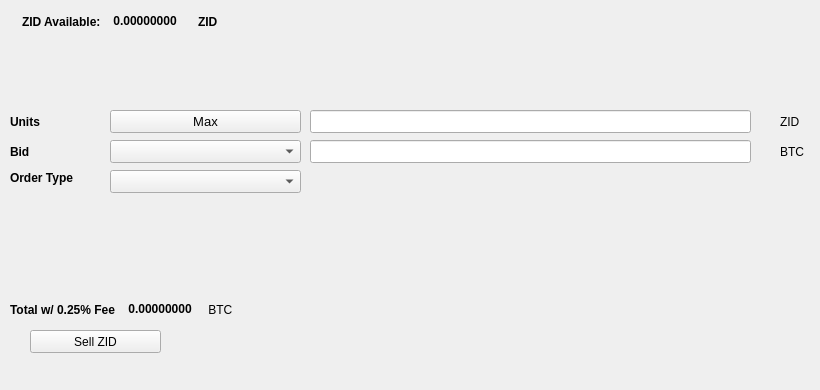
   <widget class="QWidget" name="SellTab">
    <attribute name="title">
     <string>Sell</string>
    </attribute>
    <widget class="QLabel" name="label_16">
     <property name="geometry">
      <rect>
       <x>780</x>
       <y>140</y>
       <width>31</width>
       <height>23</height>
      </rect>
     </property>
     <property name="text">
      <string>BTC</string>
     </property>
    </widget>
    <widget class="QComboBox" name="SellBidcomboBox">
     <property name="geometry">
      <rect>
       <x>110</x>
       <y>140</y>
       <width>191</width>
       <height>23</height>
      </rect>
     </property>
     <property name="font">
      <font>
       <pointsize>10</pointsize>
      </font>
     </property>
    </widget>
    <widget class="QLabel" name="label_18">
     <property name="geometry">
      <rect>
       <x>10</x>
       <y>110</y>
       <width>46</width>
       <height>23</height>
      </rect>
     </property>
     <property name="font">
      <font>
       <weight>75</weight>
       <bold>true</bold>
      </font>
     </property>
     <property name="text">
      <string>Units</string>
     </property>
    </widget>
    <widget class="QPushButton" name="Sell_Max_Amount">
     <property name="geometry">
      <rect>
       <x>110</x>
       <y>110</y>
       <width>191</width>
       <height>23</height>
      </rect>
     </property>
     <property name="font">
      <font>
       <pointsize>10</pointsize>
      </font>
     </property>
     <property name="text">
      <string>Max</string>
     </property>
    </widget>
    <widget class="QLabel" name="label_20">
     <property name="geometry">
      <rect>
       <x>10</x>
       <y>170</y>
       <width>91</width>
       <height>16</height>
      </rect>
     </property>
     <property name="font">
      <font>
       <weight>75</weight>
       <bold>true</bold>
      </font>
     </property>
     <property name="text">
      <string>Order Type</string>
     </property>
    </widget>
    <widget class="QComboBox" name="SellOrdertypeCombo">
     <property name="geometry">
      <rect>
       <x>110</x>
       <y>170</y>
       <width>191</width>
       <height>23</height>
      </rect>
     </property>
     <property name="font">
      <font>
       <pointsize>10</pointsize>
      </font>
     </property>
    </widget>
    <widget class="QLabel" name="label_21">
     <property name="geometry">
      <rect>
       <x>10</x>
       <y>140</y>
       <width>46</width>
       <height>23</height>
      </rect>
     </property>
     <property name="font">
      <font>
       <weight>75</weight>
       <bold>true</bold>
      </font>
     </property>
     <property name="text">
      <string>Bid</string>
     </property>
    </widget>
    <widget class="QLabel" name="label_22">
     <property name="geometry">
      <rect>
       <x>780</x>
       <y>110</y>
       <width>31</width>
       <height>23</height>
      </rect>
     </property>
     <property name="text">
      <string>ZID</string>
     </property>
    </widget>
    <widget class="QLineEdit" name="UnitsInputZID">
     <property name="geometry">
      <rect>
       <x>310</x>
       <y>110</y>
       <width>441</width>
       <height>23</height>
      </rect>
     </property>
     <property name="font">
      <font>
       <pointsize>9</pointsize>
       <weight>75</weight>
       <bold>true</bold>
      </font>
     </property>
    </widget>
    <widget class="QLineEdit" name="SellBidPriceEdit">
     <property name="geometry">
      <rect>
       <x>310</x>
       <y>140</y>
       <width>441</width>
       <height>23</height>
      </rect>
     </property>
     <property name="font">
      <font>
       <pointsize>9</pointsize>
       <weight>75</weight>
       <bold>true</bold>
      </font>
     </property>
    </widget>
    <widget class="QPushButton" name="SellZIDBTN">
     <property name="geometry">
      <rect>
       <x>30</x>
       <y>330</y>
       <width>131</width>
       <height>23</height>
      </rect>
     </property>
     <property name="text">
      <string>Sell ZID</string>
     </property>
     <property name="icon">
      <iconset resource="../zid">
       <normaloff>:/icons/bitcoin</normaloff>:/icons/bitcoin</iconset>
     </property>
    </widget>
    <widget class="QWidget" name="layoutWidget3">
     <property name="geometry">
      <rect>
       <x>22</x>
       <y>12</y>
       <width>258</width>
       <height>19</height>
      </rect>
     </property>
     <layout class="QHBoxLayout" name="horizontalLayout">
      <item>
       <widget class="QLabel" name="label232_2">
        <property name="font">
         <font>
          <weight>75</weight>
          <bold>true</bold>
         </font>
        </property>
        <property name="text">
         <string>ZID Available:</string>
        </property>
       </widget>
      </item>
      <item>
       <widget class="QLabel" name="ZIDAvailableLabel">
        <property name="palette">
         <palette>
          <active>
           <colorrole role="WindowText">
            <brush brushstyle="SolidPattern">
             <color alpha="255">
              <red>0</red>
              <green>0</green>
              <blue>0</blue>
             </color>
            </brush>
           </colorrole>
           <colorrole role="Button">
            <brush brushstyle="SolidPattern">
             <color alpha="255">
              <red>0</red>
              <green>170</green>
              <blue>0</blue>
             </color>
            </brush>
           </colorrole>
           <colorrole role="Light">
            <brush brushstyle="SolidPattern">
             <color alpha="255">
              <red>0</red>
              <green>255</green>
              <blue>0</blue>
             </color>
            </brush>
           </colorrole>
           <colorrole role="Midlight">
            <brush brushstyle="SolidPattern">
             <color alpha="255">
              <red>0</red>
              <green>212</green>
              <blue>0</blue>
             </color>
            </brush>
           </colorrole>
           <colorrole role="Dark">
            <brush brushstyle="SolidPattern">
             <color alpha="255">
              <red>0</red>
              <green>85</green>
              <blue>0</blue>
             </color>
            </brush>
           </colorrole>
           <colorrole role="Mid">
            <brush brushstyle="SolidPattern">
             <color alpha="255">
              <red>0</red>
              <green>113</green>
              <blue>0</blue>
             </color>
            </brush>
           </colorrole>
           <colorrole role="Text">
            <brush brushstyle="SolidPattern">
             <color alpha="255">
              <red>0</red>
              <green>170</green>
              <blue>0</blue>
             </color>
            </brush>
           </colorrole>
           <colorrole role="BrightText">
            <brush brushstyle="SolidPattern">
             <color alpha="255">
              <red>255</red>
              <green>255</green>
              <blue>255</blue>
             </color>
            </brush>
           </colorrole>
           <colorrole role="ButtonText">
            <brush brushstyle="SolidPattern">
             <color alpha="255">
              <red>0</red>
              <green>0</green>
              <blue>0</blue>
             </color>
            </brush>
           </colorrole>
           <colorrole role="Base">
            <brush brushstyle="SolidPattern">
             <color alpha="255">
              <red>255</red>
              <green>255</green>
              <blue>255</blue>
             </color>
            </brush>
           </colorrole>
           <colorrole role="Window">
            <brush brushstyle="SolidPattern">
             <color alpha="255">
              <red>0</red>
              <green>170</green>
              <blue>0</blue>
             </color>
            </brush>
           </colorrole>
           <colorrole role="Shadow">
            <brush brushstyle="SolidPattern">
             <color alpha="255">
              <red>0</red>
              <green>0</green>
              <blue>0</blue>
             </color>
            </brush>
           </colorrole>
           <colorrole role="AlternateBase">
            <brush brushstyle="SolidPattern">
             <color alpha="255">
              <red>127</red>
              <green>212</green>
              <blue>127</blue>
             </color>
            </brush>
           </colorrole>
           <colorrole role="ToolTipBase">
            <brush brushstyle="SolidPattern">
             <color alpha="255">
              <red>255</red>
              <green>255</green>
              <blue>220</blue>
             </color>
            </brush>
           </colorrole>
           <colorrole role="ToolTipText">
            <brush brushstyle="SolidPattern">
             <color alpha="255">
              <red>0</red>
              <green>0</green>
              <blue>0</blue>
             </color>
            </brush>
           </colorrole>
          </active>
          <inactive>
           <colorrole role="WindowText">
            <brush brushstyle="SolidPattern">
             <color alpha="255">
              <red>0</red>
              <green>0</green>
              <blue>0</blue>
             </color>
            </brush>
           </colorrole>
           <colorrole role="Button">
            <brush brushstyle="SolidPattern">
             <color alpha="255">
              <red>0</red>
              <green>170</green>
              <blue>0</blue>
             </color>
            </brush>
           </colorrole>
           <colorrole role="Light">
            <brush brushstyle="SolidPattern">
             <color alpha="255">
              <red>0</red>
              <green>255</green>
              <blue>0</blue>
             </color>
            </brush>
           </colorrole>
           <colorrole role="Midlight">
            <brush brushstyle="SolidPattern">
             <color alpha="255">
              <red>0</red>
              <green>212</green>
              <blue>0</blue>
             </color>
            </brush>
           </colorrole>
           <colorrole role="Dark">
            <brush brushstyle="SolidPattern">
             <color alpha="255">
              <red>0</red>
              <green>85</green>
              <blue>0</blue>
             </color>
            </brush>
           </colorrole>
           <colorrole role="Mid">
            <brush brushstyle="SolidPattern">
             <color alpha="255">
              <red>0</red>
              <green>113</green>
              <blue>0</blue>
             </color>
            </brush>
           </colorrole>
           <colorrole role="Text">
            <brush brushstyle="SolidPattern">
             <color alpha="255">
              <red>0</red>
              <green>170</green>
              <blue>0</blue>
             </color>
            </brush>
           </colorrole>
           <colorrole role="BrightText">
            <brush brushstyle="SolidPattern">
             <color alpha="255">
              <red>255</red>
              <green>255</green>
              <blue>255</blue>
             </color>
            </brush>
           </colorrole>
           <colorrole role="ButtonText">
            <brush brushstyle="SolidPattern">
             <color alpha="255">
              <red>0</red>
              <green>0</green>
              <blue>0</blue>
             </color>
            </brush>
           </colorrole>
           <colorrole role="Base">
            <brush brushstyle="SolidPattern">
             <color alpha="255">
              <red>255</red>
              <green>255</green>
              <blue>255</blue>
             </color>
            </brush>
           </colorrole>
           <colorrole role="Window">
            <brush brushstyle="SolidPattern">
             <color alpha="255">
              <red>0</red>
              <green>170</green>
              <blue>0</blue>
             </color>
            </brush>
           </colorrole>
           <colorrole role="Shadow">
            <brush brushstyle="SolidPattern">
             <color alpha="255">
              <red>0</red>
              <green>0</green>
              <blue>0</blue>
             </color>
            </brush>
           </colorrole>
           <colorrole role="AlternateBase">
            <brush brushstyle="SolidPattern">
             <color alpha="255">
              <red>127</red>
              <green>212</green>
              <blue>127</blue>
             </color>
            </brush>
           </colorrole>
           <colorrole role="ToolTipBase">
            <brush brushstyle="SolidPattern">
             <color alpha="255">
              <red>255</red>
              <green>255</green>
              <blue>220</blue>
             </color>
            </brush>
           </colorrole>
           <colorrole role="ToolTipText">
            <brush brushstyle="SolidPattern">
             <color alpha="255">
              <red>0</red>
              <green>0</green>
              <blue>0</blue>
             </color>
            </brush>
           </colorrole>
          </inactive>
          <disabled>
           <colorrole role="WindowText">
            <brush brushstyle="SolidPattern">
             <color alpha="255">
              <red>0</red>
              <green>85</green>
              <blue>0</blue>
             </color>
            </brush>
           </colorrole>
           <colorrole role="Button">
            <brush brushstyle="SolidPattern">
             <color alpha="255">
              <red>0</red>
              <green>170</green>
              <blue>0</blue>
             </color>
            </brush>
           </colorrole>
           <colorrole role="Light">
            <brush brushstyle="SolidPattern">
             <color alpha="255">
              <red>0</red>
              <green>255</green>
              <blue>0</blue>
             </color>
            </brush>
           </colorrole>
           <colorrole role="Midlight">
            <brush brushstyle="SolidPattern">
             <color alpha="255">
              <red>0</red>
              <green>212</green>
              <blue>0</blue>
             </color>
            </brush>
           </colorrole>
           <colorrole role="Dark">
            <brush brushstyle="SolidPattern">
             <color alpha="255">
              <red>0</red>
              <green>85</green>
              <blue>0</blue>
             </color>
            </brush>
           </colorrole>
           <colorrole role="Mid">
            <brush brushstyle="SolidPattern">
             <color alpha="255">
              <red>0</red>
              <green>113</green>
              <blue>0</blue>
             </color>
            </brush>
           </colorrole>
           <colorrole role="Text">
            <brush brushstyle="SolidPattern">
             <color alpha="255">
              <red>0</red>
              <green>85</green>
              <blue>0</blue>
             </color>
            </brush>
           </colorrole>
           <colorrole role="BrightText">
            <brush brushstyle="SolidPattern">
             <color alpha="255">
              <red>255</red>
              <green>255</green>
              <blue>255</blue>
             </color>
            </brush>
           </colorrole>
           <colorrole role="ButtonText">
            <brush brushstyle="SolidPattern">
             <color alpha="255">
              <red>0</red>
              <green>85</green>
              <blue>0</blue>
             </color>
            </brush>
           </colorrole>
           <colorrole role="Base">
            <brush brushstyle="SolidPattern">
             <color alpha="255">
              <red>0</red>
              <green>170</green>
              <blue>0</blue>
             </color>
            </brush>
           </colorrole>
           <colorrole role="Window">
            <brush brushstyle="SolidPattern">
             <color alpha="255">
              <red>0</red>
              <green>170</green>
              <blue>0</blue>
             </color>
            </brush>
           </colorrole>
           <colorrole role="Shadow">
            <brush brushstyle="SolidPattern">
             <color alpha="255">
              <red>0</red>
              <green>0</green>
              <blue>0</blue>
             </color>
            </brush>
           </colorrole>
           <colorrole role="AlternateBase">
            <brush brushstyle="SolidPattern">
             <color alpha="255">
              <red>0</red>
              <green>170</green>
              <blue>0</blue>
             </color>
            </brush>
           </colorrole>
           <colorrole role="ToolTipBase">
            <brush brushstyle="SolidPattern">
             <color alpha="255">
              <red>255</red>
              <green>255</green>
              <blue>220</blue>
             </color>
            </brush>
           </colorrole>
           <colorrole role="ToolTipText">
            <brush brushstyle="SolidPattern">
             <color alpha="255">
              <red>0</red>
              <green>0</green>
              <blue>0</blue>
             </color>
            </brush>
           </colorrole>
          </disabled>
         </palette>
        </property>
        <property name="font">
         <font>
          <weight>75</weight>
          <bold>true</bold>
         </font>
        </property>
        <property name="text">
         <string> 0.00000000 </string>
        </property>
        <property name="textInteractionFlags">
         <set>Qt::LinksAccessibleByMouse|Qt::TextSelectableByKeyboard|Qt::TextSelectableByMouse</set>
        </property>
       </widget>
      </item>
      <item>
       <widget class="QLabel" name="labelZID">
        <property name="font">
         <font>
          <weight>75</weight>
          <bold>true</bold>
         </font>
        </property>
        <property name="text">
         <string>ZID</string>
        </property>
       </widget>
      </item>
     </layout>
    </widget>
    <widget class="QWidget" name="layoutWidget">
     <property name="geometry">
      <rect>
       <x>10</x>
       <y>300</y>
       <width>268</width>
       <height>19</height>
      </rect>
     </property>
     <layout class="QHBoxLayout" name="horizontalLayout_2">
      <item>
       <widget class="QLabel" name="label_19">
        <property name="font">
         <font>
          <weight>75</weight>
          <bold>true</bold>
         </font>
        </property>
        <property name="text">
         <string>Total w/ 0.25% Fee </string>
        </property>
       </widget>
      </item>
      <item>
       <widget class="QLabel" name="SellCostLabel">
        <property name="palette">
         <palette>
          <active>
           <colorrole role="WindowText">
            <brush brushstyle="SolidPattern">
             <color alpha="255">
              <red>0</red>
              <green>0</green>
              <blue>0</blue>
             </color>
            </brush>
           </colorrole>
           <colorrole role="Button">
            <brush brushstyle="SolidPattern">
             <color alpha="255">
              <red>0</red>
              <green>170</green>
              <blue>0</blue>
             </color>
            </brush>
           </colorrole>
           <colorrole role="Light">
            <brush brushstyle="SolidPattern">
             <color alpha="255">
              <red>0</red>
              <green>255</green>
              <blue>0</blue>
             </color>
            </brush>
           </colorrole>
           <colorrole role="Midlight">
            <brush brushstyle="SolidPattern">
             <color alpha="255">
              <red>0</red>
              <green>212</green>
              <blue>0</blue>
             </color>
            </brush>
           </colorrole>
           <colorrole role="Dark">
            <brush brushstyle="SolidPattern">
             <color alpha="255">
              <red>0</red>
              <green>85</green>
              <blue>0</blue>
             </color>
            </brush>
           </colorrole>
           <colorrole role="Mid">
            <brush brushstyle="SolidPattern">
             <color alpha="255">
              <red>0</red>
              <green>113</green>
              <blue>0</blue>
             </color>
            </brush>
           </colorrole>
           <colorrole role="Text">
            <brush brushstyle="SolidPattern">
             <color alpha="255">
              <red>0</red>
              <green>170</green>
              <blue>0</blue>
             </color>
            </brush>
           </colorrole>
           <colorrole role="BrightText">
            <brush brushstyle="SolidPattern">
             <color alpha="255">
              <red>255</red>
              <green>255</green>
              <blue>255</blue>
             </color>
            </brush>
           </colorrole>
           <colorrole role="ButtonText">
            <brush brushstyle="SolidPattern">
             <color alpha="255">
              <red>0</red>
              <green>0</green>
              <blue>0</blue>
             </color>
            </brush>
           </colorrole>
           <colorrole role="Base">
            <brush brushstyle="SolidPattern">
             <color alpha="255">
              <red>255</red>
              <green>255</green>
              <blue>255</blue>
             </color>
            </brush>
           </colorrole>
           <colorrole role="Window">
            <brush brushstyle="SolidPattern">
             <color alpha="255">
              <red>0</red>
              <green>170</green>
              <blue>0</blue>
             </color>
            </brush>
           </colorrole>
           <colorrole role="Shadow">
            <brush brushstyle="SolidPattern">
             <color alpha="255">
              <red>0</red>
              <green>0</green>
              <blue>0</blue>
             </color>
            </brush>
           </colorrole>
           <colorrole role="AlternateBase">
            <brush brushstyle="SolidPattern">
             <color alpha="255">
              <red>127</red>
              <green>212</green>
              <blue>127</blue>
             </color>
            </brush>
           </colorrole>
           <colorrole role="ToolTipBase">
            <brush brushstyle="SolidPattern">
             <color alpha="255">
              <red>255</red>
              <green>255</green>
              <blue>220</blue>
             </color>
            </brush>
           </colorrole>
           <colorrole role="ToolTipText">
            <brush brushstyle="SolidPattern">
             <color alpha="255">
              <red>0</red>
              <green>0</green>
              <blue>0</blue>
             </color>
            </brush>
           </colorrole>
          </active>
          <inactive>
           <colorrole role="WindowText">
            <brush brushstyle="SolidPattern">
             <color alpha="255">
              <red>0</red>
              <green>0</green>
              <blue>0</blue>
             </color>
            </brush>
           </colorrole>
           <colorrole role="Button">
            <brush brushstyle="SolidPattern">
             <color alpha="255">
              <red>0</red>
              <green>170</green>
              <blue>0</blue>
             </color>
            </brush>
           </colorrole>
           <colorrole role="Light">
            <brush brushstyle="SolidPattern">
             <color alpha="255">
              <red>0</red>
              <green>255</green>
              <blue>0</blue>
             </color>
            </brush>
           </colorrole>
           <colorrole role="Midlight">
            <brush brushstyle="SolidPattern">
             <color alpha="255">
              <red>0</red>
              <green>212</green>
              <blue>0</blue>
             </color>
            </brush>
           </colorrole>
           <colorrole role="Dark">
            <brush brushstyle="SolidPattern">
             <color alpha="255">
              <red>0</red>
              <green>85</green>
              <blue>0</blue>
             </color>
            </brush>
           </colorrole>
           <colorrole role="Mid">
            <brush brushstyle="SolidPattern">
             <color alpha="255">
              <red>0</red>
              <green>113</green>
              <blue>0</blue>
             </color>
            </brush>
           </colorrole>
           <colorrole role="Text">
            <brush brushstyle="SolidPattern">
             <color alpha="255">
              <red>0</red>
              <green>170</green>
              <blue>0</blue>
             </color>
            </brush>
           </colorrole>
           <colorrole role="BrightText">
            <brush brushstyle="SolidPattern">
             <color alpha="255">
              <red>255</red>
              <green>255</green>
              <blue>255</blue>
             </color>
            </brush>
           </colorrole>
           <colorrole role="ButtonText">
            <brush brushstyle="SolidPattern">
             <color alpha="255">
              <red>0</red>
              <green>0</green>
              <blue>0</blue>
             </color>
            </brush>
           </colorrole>
           <colorrole role="Base">
            <brush brushstyle="SolidPattern">
             <color alpha="255">
              <red>255</red>
              <green>255</green>
              <blue>255</blue>
             </color>
            </brush>
           </colorrole>
           <colorrole role="Window">
            <brush brushstyle="SolidPattern">
             <color alpha="255">
              <red>0</red>
              <green>170</green>
              <blue>0</blue>
             </color>
            </brush>
           </colorrole>
           <colorrole role="Shadow">
            <brush brushstyle="SolidPattern">
             <color alpha="255">
              <red>0</red>
              <green>0</green>
              <blue>0</blue>
             </color>
            </brush>
           </colorrole>
           <colorrole role="AlternateBase">
            <brush brushstyle="SolidPattern">
             <color alpha="255">
              <red>127</red>
              <green>212</green>
              <blue>127</blue>
             </color>
            </brush>
           </colorrole>
           <colorrole role="ToolTipBase">
            <brush brushstyle="SolidPattern">
             <color alpha="255">
              <red>255</red>
              <green>255</green>
              <blue>220</blue>
             </color>
            </brush>
           </colorrole>
           <colorrole role="ToolTipText">
            <brush brushstyle="SolidPattern">
             <color alpha="255">
              <red>0</red>
              <green>0</green>
              <blue>0</blue>
             </color>
            </brush>
           </colorrole>
          </inactive>
          <disabled>
           <colorrole role="WindowText">
            <brush brushstyle="SolidPattern">
             <color alpha="255">
              <red>0</red>
              <green>85</green>
              <blue>0</blue>
             </color>
            </brush>
           </colorrole>
           <colorrole role="Button">
            <brush brushstyle="SolidPattern">
             <color alpha="255">
              <red>0</red>
              <green>170</green>
              <blue>0</blue>
             </color>
            </brush>
           </colorrole>
           <colorrole role="Light">
            <brush brushstyle="SolidPattern">
             <color alpha="255">
              <red>0</red>
              <green>255</green>
              <blue>0</blue>
             </color>
            </brush>
           </colorrole>
           <colorrole role="Midlight">
            <brush brushstyle="SolidPattern">
             <color alpha="255">
              <red>0</red>
              <green>212</green>
              <blue>0</blue>
             </color>
            </brush>
           </colorrole>
           <colorrole role="Dark">
            <brush brushstyle="SolidPattern">
             <color alpha="255">
              <red>0</red>
              <green>85</green>
              <blue>0</blue>
             </color>
            </brush>
           </colorrole>
           <colorrole role="Mid">
            <brush brushstyle="SolidPattern">
             <color alpha="255">
              <red>0</red>
              <green>113</green>
              <blue>0</blue>
             </color>
            </brush>
           </colorrole>
           <colorrole role="Text">
            <brush brushstyle="SolidPattern">
             <color alpha="255">
              <red>0</red>
              <green>85</green>
              <blue>0</blue>
             </color>
            </brush>
           </colorrole>
           <colorrole role="BrightText">
            <brush brushstyle="SolidPattern">
             <color alpha="255">
              <red>255</red>
              <green>255</green>
              <blue>255</blue>
             </color>
            </brush>
           </colorrole>
           <colorrole role="ButtonText">
            <brush brushstyle="SolidPattern">
             <color alpha="255">
              <red>0</red>
              <green>85</green>
              <blue>0</blue>
             </color>
            </brush>
           </colorrole>
           <colorrole role="Base">
            <brush brushstyle="SolidPattern">
             <color alpha="255">
              <red>0</red>
              <green>170</green>
              <blue>0</blue>
             </color>
            </brush>
           </colorrole>
           <colorrole role="Window">
            <brush brushstyle="SolidPattern">
             <color alpha="255">
              <red>0</red>
              <green>170</green>
              <blue>0</blue>
             </color>
            </brush>
           </colorrole>
           <colorrole role="Shadow">
            <brush brushstyle="SolidPattern">
             <color alpha="255">
              <red>0</red>
              <green>0</green>
              <blue>0</blue>
             </color>
            </brush>
           </colorrole>
           <colorrole role="AlternateBase">
            <brush brushstyle="SolidPattern">
             <color alpha="255">
              <red>0</red>
              <green>170</green>
              <blue>0</blue>
             </color>
            </brush>
           </colorrole>
           <colorrole role="ToolTipBase">
            <brush brushstyle="SolidPattern">
             <color alpha="255">
              <red>255</red>
              <green>255</green>
              <blue>220</blue>
             </color>
            </brush>
           </colorrole>
           <colorrole role="ToolTipText">
            <brush brushstyle="SolidPattern">
             <color alpha="255">
              <red>0</red>
              <green>0</green>
              <blue>0</blue>
             </color>
            </brush>
           </colorrole>
          </disabled>
         </palette>
        </property>
        <property name="font">
         <font>
          <weight>75</weight>
          <bold>true</bold>
         </font>
        </property>
        <property name="autoFillBackground">
         <bool>false</bool>
        </property>
        <property name="text">
         <string> 0.00000000</string>
        </property>
        <property name="textInteractionFlags">
         <set>Qt::LinksAccessibleByMouse|Qt::TextSelectableByMouse</set>
        </property>
       </widget>
      </item>
      <item>
       <widget class="QLabel" name="label_17">
        <property name="font">
         <font>
          <weight>50</weight>
          <bold>false</bold>
         </font>
        </property>
        <property name="text">
         <string> BTC</string>
        </property>
       </widget>
      </item>
     </layout>
    </widget>
    <widget class="QLabel" name="label_23">
     <property name="geometry">
      <rect>
       <x>460</x>
       <y>300</y>
       <width>281</width>
       <height>81</height>
      </rect>
     </property>
     <property name="text">
      <string/>
     </property>
     <property name="pixmap">
      <pixmap>:/images/bittrex</pixmap>
     </property>
    </widget>
   </widget>
